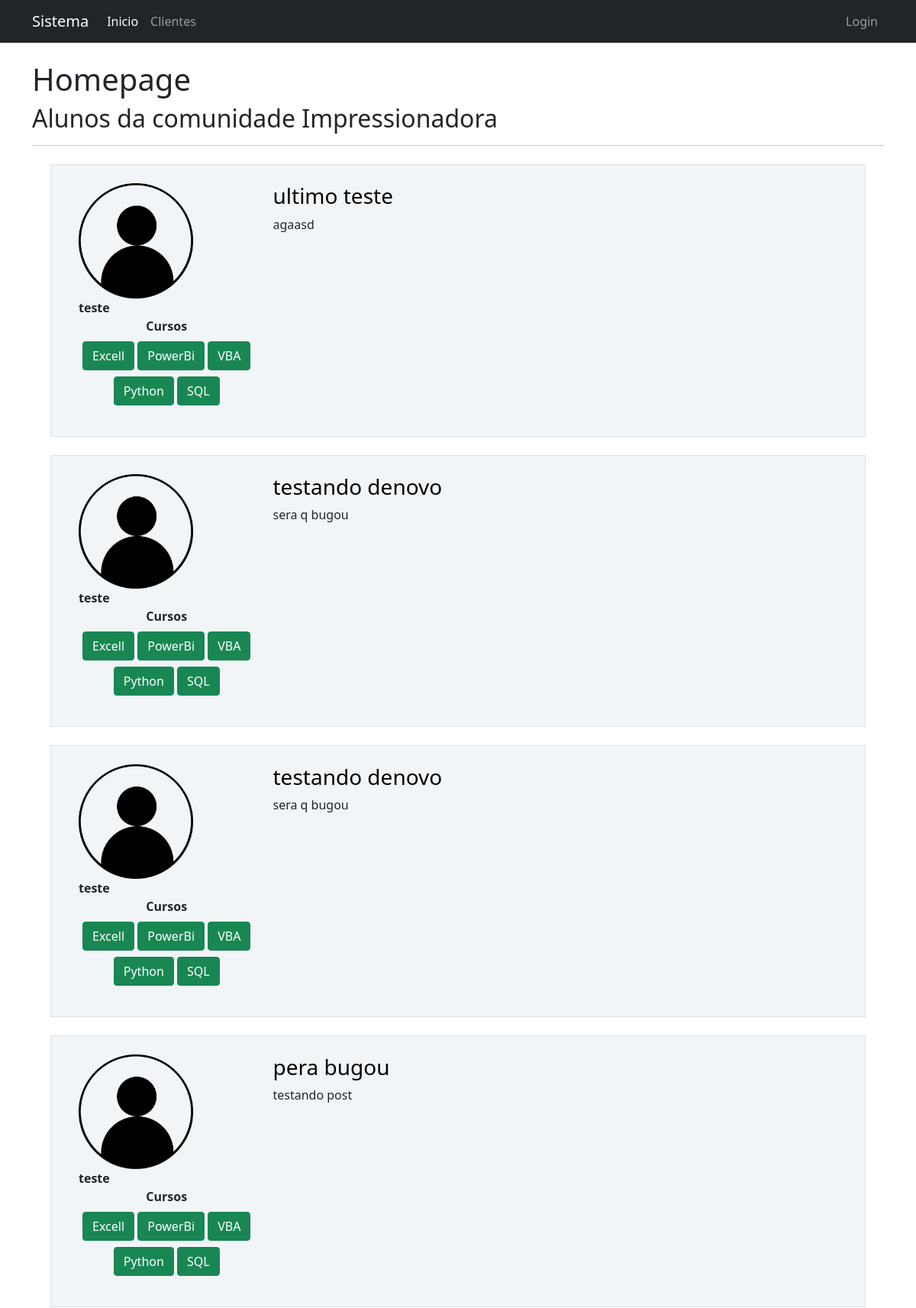
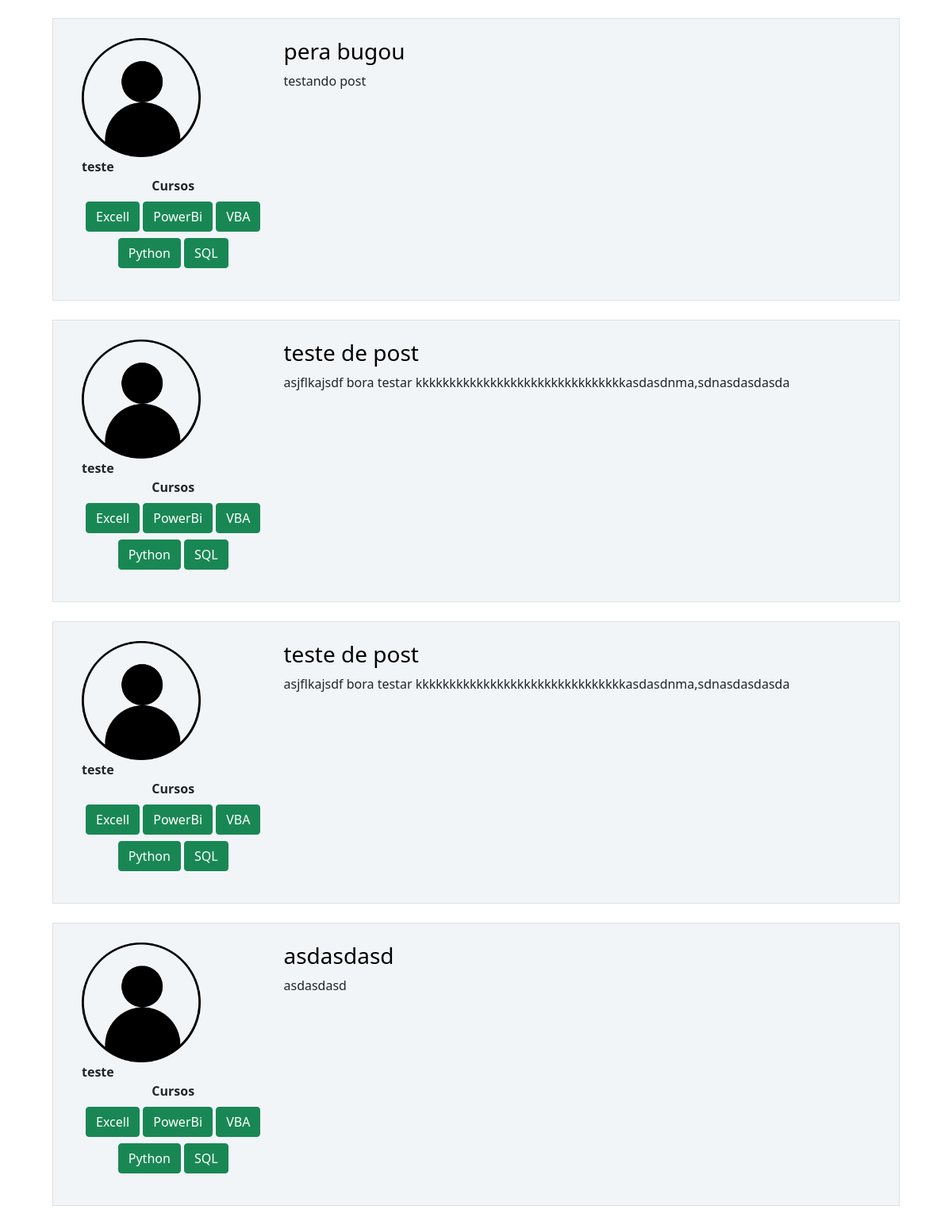
Before: / with the older database file (2 pictures, top to bottom).
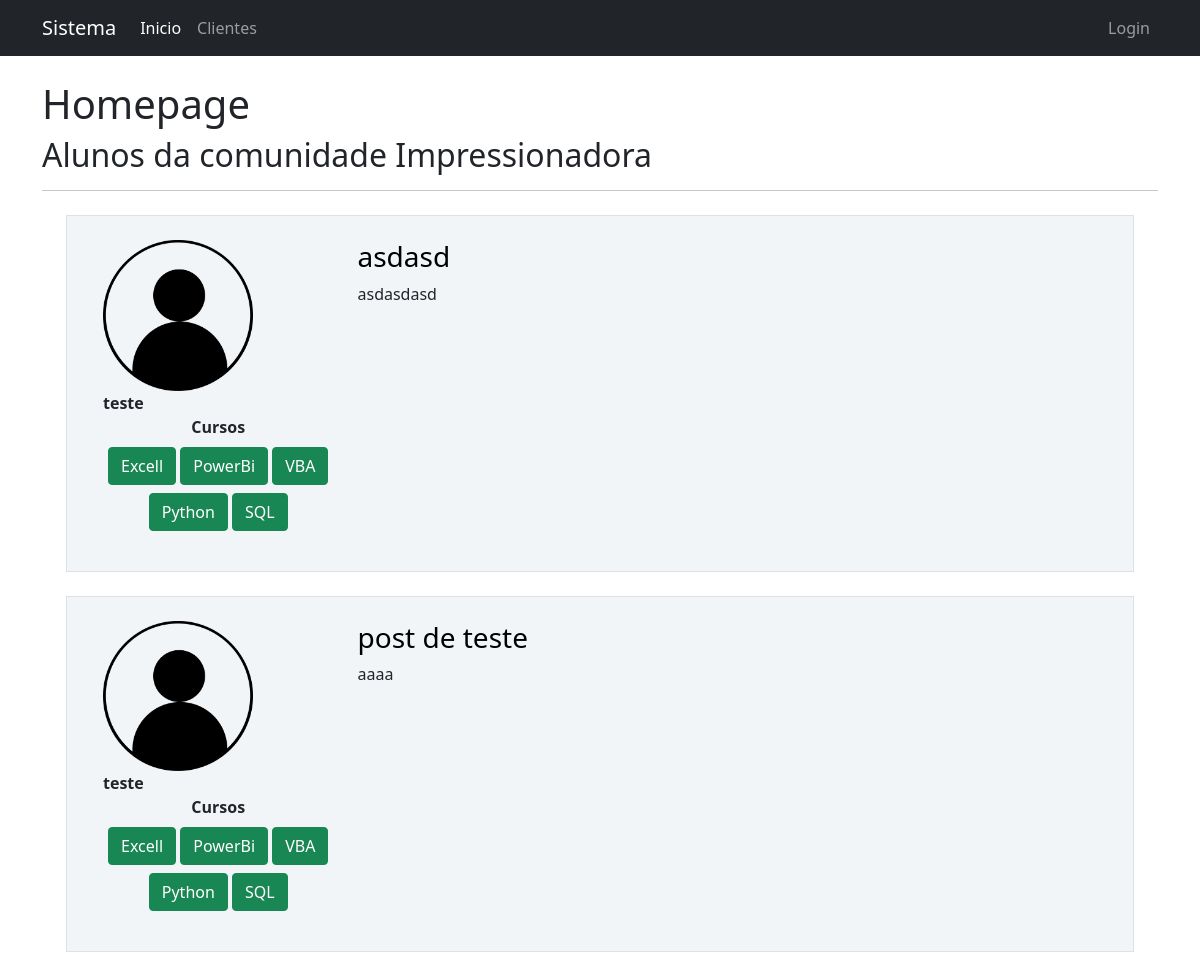
After: the same page with the newer database file.
### comunidadeimpressionadora/models.py (models this page shows, shortened)
class Post(database.Model):
    id=database.Column(database.Integer, primary_key=True)
    titulo=database.Column(database.String, nullable=False)
    corpo=database.Column(database.Text, nullable=False)
    data_criacao=database.Column(database.DateTime, nullable=False,default=datetime.utcnow)
    id_usuario = database.Column(database.Integer, database.ForeignKey('usuario.id'), nullable=False)

class Usuario(database.Model, UserMixin):
    id = database.Column(database.Integer, primary_key = True)
    username = database.Column(database.String, nullable=False)
    email = database.Column(database.String, nullable=False, unique=True)
    password = database.Column(database.String, nullable=False)
    foto_perfil = database.Column(database.String, default='default.jpg')
    posts = database.relationship('Post', backref='autor',lazy=True)
    cursos = database.Column(database.String, nullable=False, default='Não informado')

### comunidadeimpressionadora/routes.py (the view)
@app.route("/")
def homepage():
    posts = Post.query.order_by(Post.id.desc())
    return render_template("homepage.html", posts = posts)

### comunidadeimpressionadora/templates/homepage.html
{% extends 'base.html' %}
{% block body %}
    <div class="container">
        <br>
        <h1>Homepage</h1>
        <h2>Alunos da comunidade Impressionadora</h2>
        <hr>
        {% for post in posts %}
            <div class="row border m-4 p-4 meupost">
                <div class="col col-3  ">
                    <div class="image pe-2 justify-content-center">
                        <img class="rounded " width="150" src="{{url_for('static', filename='fotos_perfil/{}'.format(post.autor.foto_perfil))}}" >
                        <br>
                        <strong >{{ post.autor.username}}</strong>
                    </div>
                    <div class="row justify-content-center">
                        <div class="col pd-4" style="text-align: center;">
                            <strong>
                                Cursos
                            </strong>
                            <br>
                            {% if not post.autor.cursos == '' %}
                                {% for curso in post.autor.cursos.split(';') %}
                                    {% if post.autor.cursos != 'Não informado'%}
                                        <buttn type="button" class="btn btn-success mt-2 pd-4" disabled>{{curso}}</buttn>
                                    {% endif %}
                                {% endfor %}
                            {% endif %}
                            <div class="p-2"></div>
                        </div>
                    </div>
                </div>
                <div class="col-9 ">
                    <h3><a style="text-decoration: none; color: #000;" href="{{ url_for('exibir_post', post_id=post.id)}}">{{ post.titulo }}</a></h3>
                    <p>{{ post.corpo }}</p>
                </div>
            </div>
        {% endfor %}
    </div>
{% endblock %}

### comunidadeimpressionadora/templates/base.html (shortened to what this page needs)
<!DOCTYPE html>
<html lang="en">
<head>
    <link href="https://cdn.jsdelivr.net/npm/bootstrap@5.1.3/dist/css/bootstrap.min.css" rel="stylesheet">
    <link rel="stylesheet" href="{{ url_for('static',filename='main.css')}}">
</head>
<body>
    {% include 'navbar.html' %}
    {% block body %}
    {% endblock  %}
</body>
</html>

### comunidadeimpressionadora/templates/navbar.html (shortened to what this page needs)
<nav class="navbar navbar-expand-lg navbar-dark bg-dark">
    <div class="container-fluid container">
      <a class="navbar-brand" href="{{ url_for('homepage')}}">Sistema</a>
      <div class="collapse navbar-collapse" id="navbarSupportedContent">
        <ul class="navbar-nav me-auto mb-2 mb-lg-0">
          <li class="nav-item">
            <a class="nav-link active" aria-current="page" href="{{ url_for('homepage')}}">Inicio</a>
          </li>
          <li class="nav-item">
            <a class="nav-link" href="{{ url_for('clientes')}}">Clientes</a>
          </li>
        </ul>
        <ul class="d-flex navbar-nav">
            {% if current_user.is_authenticated %}
              <li class="nav-item">
                <a class="nav-link" href="{{ url_for('perfil') }}">Perfil</a>
              </li>
              <li class="nav-item">
                <a class="nav-link" href="{{ url_for('criar_post') }}">Criar Post</a>
              </li>
              <li class="nav-item">
                <a class="nav-link" href="{{ url_for('logout') }}">sair</a>
              </li>
            {% else %}s
              <li class="nav-item">
                  <a class="nav-link" href="{{ url_for('login') }}">Login</a>
              </li>
            {% endif %}
        </ul>
      </div>
    </div>
  </nav>

### comunidadeimpressionadora/static/main.css (style rules this page uses)
.meupost { background: #f2f5f8 !important; }

Changed rows visible on the page:
removed Post: foto_perfil (placeholder picture), autor.username "teste", curso "Excell" "PowerBi" "VBA" "Python" "SQL", titulo "ultimo teste", corpo "agaasd"
removed Post: foto_perfil (placeholder picture), autor.username "teste", curso "Excell" "PowerBi" "VBA" "Python" "SQL", titulo "testando denovo", corpo "sera q bugou"
removed Post: foto_perfil (placeholder picture), autor.username "teste", curso "Excell" "PowerBi" "VBA" "Python" "SQL", titulo "testando denovo", corpo "sera q bugou"
removed Post: foto_perfil (placeholder picture), autor.username "teste", curso "Excell" "PowerBi" "VBA" "Python" "SQL", titulo "pera bugou", corpo "testando post"
removed Post: foto_perfil (placeholder picture), autor.username "teste", curso "Excell" "PowerBi" "VBA" "Python" "SQL", titulo "pera bugou", corpo "testando post"
removed Post: foto_perfil (placeholder picture), autor.username "teste", curso "Excell" "PowerBi" "VBA" "Python" "SQL", titulo "teste de post", corpo "asjflkajsdf bora testar kkkkkkkkkkkkkkkkkkkkkkkkkkkkkkkasdasdnma,sdnasdasdasda"
changed Post: titulo "teste de post" → "asdasd"; corpo "asjflkajsdf bora testar kkkkkkkkkkkkkkkkkkkkkkkkkkkkkkkasdasdnma,sdnasdasdasda" → "asdasdasd"
changed Post: titulo "asdasdasd" → "post de teste"; corpo "asdasdasd" → "aaaa"
